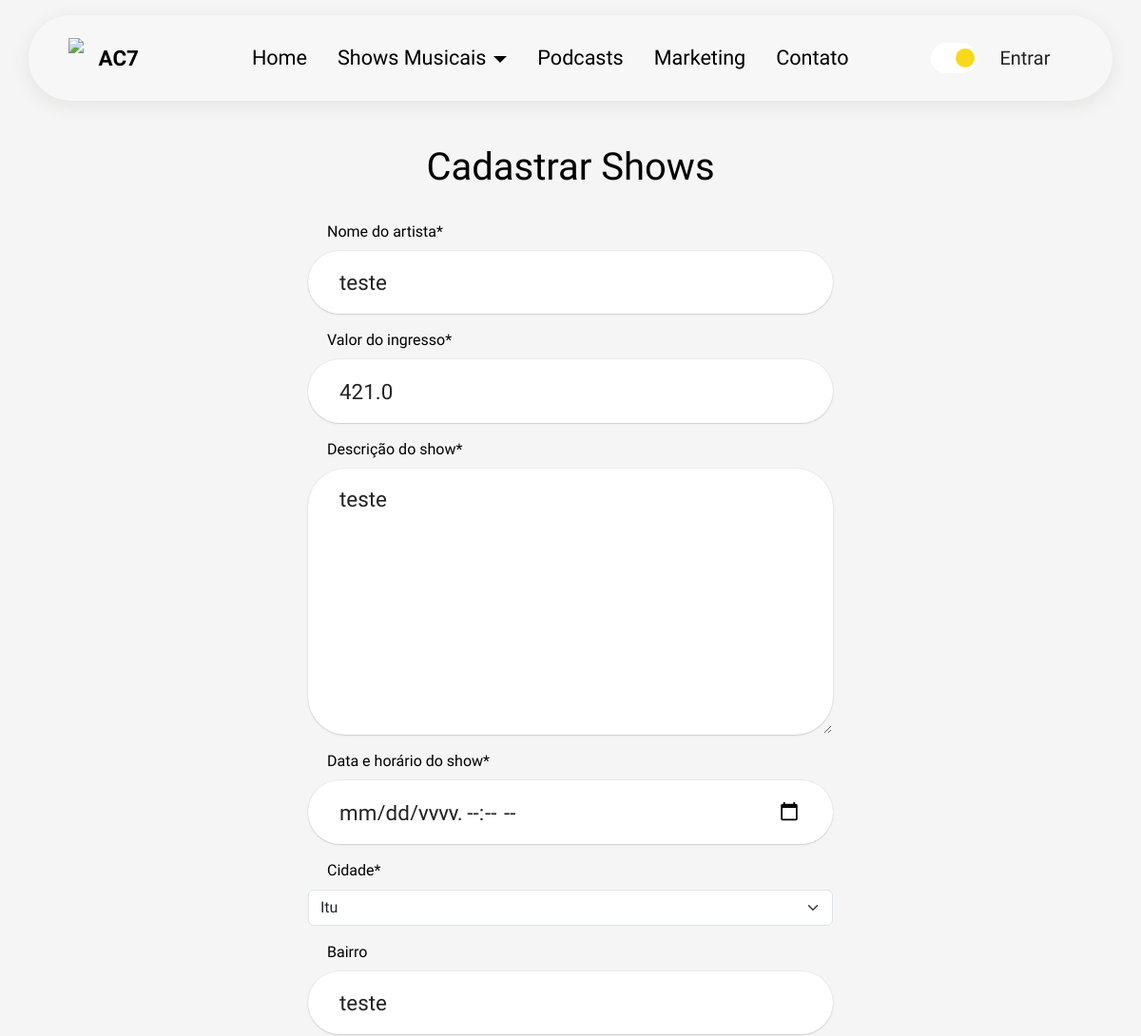
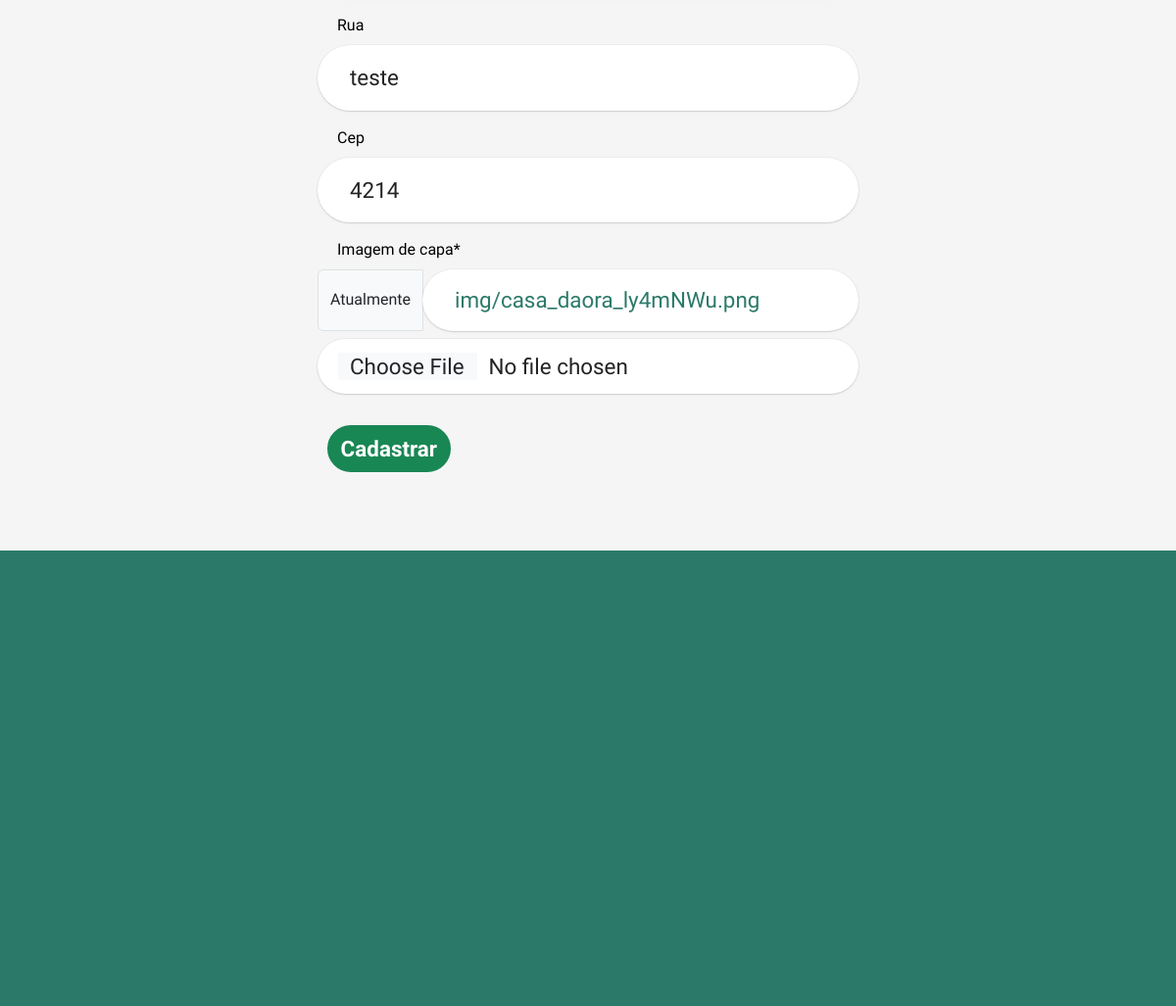
Page /show/update_show/1 on the committed database (2 pictures, top to bottom).
### show/models.py (models this page shows, shortened)
class Show(models.Model):
    choice_city = (
        ('Itu', 'Itu'),
        ('Salto', 'Salto'),
        ('Campinas', 'Campinas')
    )
    artist = models.CharField(max_length=25, verbose_name='Nome do artista')
    price = models.FloatField(verbose_name='Valor do ingresso')
    datetime = models.DateTimeField(verbose_name='Data e horário do show')
    description = models.TextField(verbose_name='Descrição do show')
    image = models.ImageField(verbose_name='Imagem de capa', upload_to="img")
    city = models.CharField(verbose_name='Cidade', choices=choice_city, max_length=15)
    neighbourhood = models.CharField(verbose_name='Bairro', max_length=25, null=True, blank=True)
    street = models.CharField(verbose_name='Rua', max_length=50, null=True, blank=True)
    cep = models.CharField(max_length=10, null=True, blank=True)

### show/views.py (the view)
# urls.py: path('update_show/<int:pk>', ShowUpdate.as_view(), name='update_show'),
class ShowUpdate(UpdateView):
    model = Show
    form_class = ShowForm
    template_name = 'cadastrar_shows.html'
    success_url = reverse_lazy('exibir_shows')

### show/forms.py
class ShowForm(forms.ModelForm):
    class Meta:
        model = Show
        fields = ['artist', 'price', 'description', 'datetime', 'city', 'neighbourhood', 'street', 'cep', 'image']
        widgets = {
            'datetime': forms.DateTimeInput(attrs={'type': 'datetime-local'}),
        }

### show/templates/cadastrar_shows.html (shortened to what this page needs)
{% extends 'bases/base.html' %}
{% load static %}
{% load crispy_forms_tags %}
{% block 'body' %}
<section data-bs-version="5.1" class="menu menu2 cid-tJS6tZXiPa" once="menu" id="menu02-22">
    <nav class="navbar navbar-dropdown navbar-fixed-top navbar-expand-lg">
        <div class="container">
            <div class="navbar-brand">
                <span class="navbar-logo">
                    <a href="https://mobirise.com">
                        <img src="assets/images/logo.png" style="height: 2.6rem;">
                    </a>
                </span>
                <span class="navbar-caption-wrap"><a class="navbar-caption btn-header display-4"
                        href="{% url 'home' %}">AC7</a></span>
            </div>
            <div class="collapse navbar-collapse" id="navbarSupportedContent">
                <ul class="navbar-nav nav-dropdown" data-app-modern-menu="true">
                    <li class="nav-item">
                        <a class="nav-link link btn-header btn-links" href="{% url 'home' %}">Home</a>
                    </li>
                    <li class="nav-item dropdown">
                        <a class="nav-link dropdown-toggle link btn-header btn-links" href="#"
                            id="navbarDropdownMenuLink">
                            Shows Musicais
                        </a>
                    </li>
                    <li class="nav-item">
                        <a class="nav-link link btn-header btn-links" href="{% url 'podcast' %}"
                            aria-expanded="false">Podcasts</a>
                    </li>
                    <li class="nav-item">
                        <a class="nav-link link btn-header btn-links" href="{% url 'publicidade' %}"
                            aria-expanded="false">Marketing</a>
                    </li>
                    <li class="nav-item">
                        <a class="nav-link link btn-header btn-links"
                            href="{% url 'home' %}#contacts02-9">Contato</a>
                    </li>
                </ul>
                <div class="desktop-profile">
                    <button class="theme-btn active" aria-label="Change Theme" onclick="changeTheme()" title="Change Theme" data-theme-btn>
                        <span class="theme-icon"></span>
                    </button>
                </div>
                {% if user.is_authenticated %}
                <div class="desktop-profile">
                    <div class="btn-group">
                        <button type="button" class="btn btn-link btn-header text-decoration-none dropdown-toggle" data-bs-toggle="dropdown" aria-expanded="false">
                        <ion-icon class="icons me-1" name="person-circle-outline"></ion-icon>
                      {{ request.user | title }}
                    </button>
                        <ul class="dropdown-menu">
                            <li><a class="dropdown-item ps-3" href="#"><ion-icon class="icons me-1" style="margin-bottom: -5px;" name="person-outline"></ion-icon>Meu perfil</a></li>
                            <li>
                                <a class="dropdown-item ps-3" href="#">
                                    <ion-icon class="icons me-1" style="margin-bottom: -5px; margin-left: -2px;" name="lock-closed-outline"></ion-icon>Alterar senha</a>
                            </li>
                            <li>
                                <a class="dropdown-item ps-4" href="{% url 'cadastrar_shows' %}">
                                    <ion-icon class="icons me-1" style="margin-bottom: -5px; margin-left: -10px;" name="musical-notes-outline"></ion-icon>Novo Show</a>
                            </li>
                            <li>
                                <a class="dropdown-item ps-3" href="{% url 'logout' %}">
                                    <ion-icon class="icons me-1" style="margin-bottom: -5px;" name="exit-outline"></ion-icon>Sair</a>
                            </li>
                        </ul>
                    </div>
                </div>
                {% else %}
                <a href="{% url 'login' %}">
                    <button id="desktop-profile" class="fs-5 me-5 ms-3 text-black">Entrar</button>
                </a>
                {% endif %}
            </div>
            </div>
    </nav>
</section>
<div class="container-fluid mb-5" style="margin-top: 120px" style="background-color: whitesmoke;">
    <div class="row justify-content-center">
        <div class="col-md-6">
            <div class="display-6 text-center mt-4 mb-4">
                Cadastrar Shows
            </div>
            <form method="post" enctype="multipart/form-data">
                {% csrf_token %} {{ form|crispy }}
                <button type="submit" class="btn btn-success mt-3 mb-4 rounded-pill display-7">Cadastrar</button>
            </form>
        </div>
    </div>
</div>
{% endblock %}

### templates/static/geral/css/dropdown/style.css (style rules this page uses)
.navbar-dropdown { left: 0; padding: 0; position: absolute; right: 0; top: 0; transition: all 0.45s ease; z-index: 1030; background: #282828; }
.navbar-dropdown .navbar-logo { margin-right: 0.8rem; transition: margin 0.3s ease-in-out; vertical-align: middle; }
.navbar-dropdown .navbar-logo img { height: 3.125rem; transition: all 0.3s ease-in-out; }
.navbar-dropdown .navbar-caption { font-weight: 700; white-space: normal; vertical-align: -4px; line-height: 3.125rem !important; }
.navbar-dropdown .navbar-caption, .navbar-dropdown .navbar-caption:hover { color: inherit; text-decoration: none; }
.navbar-dropdown.navbar-fixed-top { position: fixed; }
.navbar-dropdown .navbar-brand span { vertical-align: -4px; }
.nav-dropdown { font-size: 0.75rem; font-weight: 500; height: auto !important; }
.nav-dropdown .link { margin: .667em 1.667em; font-weight: 500; padding: 0; transition: color .2s ease-in-out; }
.nav-dropdown .link.dropdown-toggle { margin-right: 2.583em; }
.nav-dropdown .link.dropdown-toggle::after { margin-left: .25rem; border-top: 0.35em solid; border-right: 0.35em solid transparent; border-left: 0.35em solid transparent; border-bottom: 0; }
.nav-dropdown .link::after, .nav-dropdown .dropdown-item::after { color: inherit; }

### templates/static/geral/css/theme/style.css (style rules this page uses)
section { background-color: #ffffff; }
body { font-style: normal; line-height: 1.5; font-weight: 400; color: #232323; position: relative; }
button { background-color: transparent; border-color: transparent; }
section, .container, .container-fluid { position: relative; word-wrap: break-word; }
a { font-style: normal; font-weight: 400; cursor: pointer; }
a, a:hover { text-decoration: none; }
h1, h2, h3, h4, h5, h6, .display-1, .display-2, .display-4, .display-5, .display-7, span, p, a { line-height: 1; word-break: break-word; word-wrap: break-word; font-weight: 400; }
section { background-position: 50% 50%; background-repeat: no-repeat; background-size: cover; }
img, iframe { display: block; width: 100%; }
.btn { font-weight: 600; border-width: 1px; font-style: normal; margin: 0.6rem 0.6rem; white-space: normal; transition: all 0.2s ease-in-out; display: inline-flex; align-items: center; justify-content: center; word-break: break-word; }
[type=submit] { -webkit-appearance: none; }
.menu .navbar-brand { display: -webkit-flex; }
.menu .navbar-brand span { display: flex; display: -webkit-flex; }
.menu .navbar-brand .navbar-caption-wrap { display: -webkit-flex; }
.menu .navbar-brand .navbar-logo img { display: -webkit-flex; width: auto; }
@media (min-width: 992px) { .menu .navbar-nav.nav-dropdown { display: -webkit-flex; } }
.navbar { display: -webkit-flex; -webkit-flex-wrap: wrap; -webkit-align-items: center; -webkit-justify-content: space-between; }
.navbar-collapse { -webkit-flex-basis: 100%; -webkit-flex-grow: 1; -webkit-align-items: center; }
.nav-dropdown .link { padding: 0.667em 1.667em !important; margin: 0 !important; }
.row { display: -webkit-flex; -webkit-flex-wrap: wrap; }
.justify-content-center { -webkit-justify-content: center; }
html, body { height: auto; min-height: 100vh; }
.form-control { background-color: #ffffff; background-clip: border-box; color: #232323; line-height: 1rem !important; height: auto; padding: 1.2rem 2rem; transition: border-color 0.25s ease 0s; border: 1px solid transparent !important; border-radius: 4px; box-shadow: rgba(0, 0, 0, 0.07) 0px 1px 1px 0px, rgba(0, 0, 0, 0.07) 0px 1px 3px 0px, rgba(0, 0, 0, 0.03) 0px 0px 0px 1px; }
.row>* { padding-right: 1rem; padding-left: 1rem; }
textarea.form-control { line-height: 1.5rem !important; }
.form-control, form .btn { min-height: 48px; }
ul, ol, pre, blockquote { margin-bottom: 2.3125rem; }
.mt-4 { margin-top: 2rem !important; }
.mb-4 { margin-bottom: 2rem !important; }
.container, .container-fluid { padding-left: 16px; padding-right: 16px; }
.row { margin-left: -16px; margin-right: -16px; }
.row>[class*=col] { padding-left: 16px; padding-right: 16px; }
@media (min-width: 992px) { .container-fluid { padding-left: 32px; padding-right: 32px; } }

### rows in the picture
Show: artist "teste", price "421.0", description "teste", city "Itu", neighbourhood "teste", street "teste", cep "4214"
